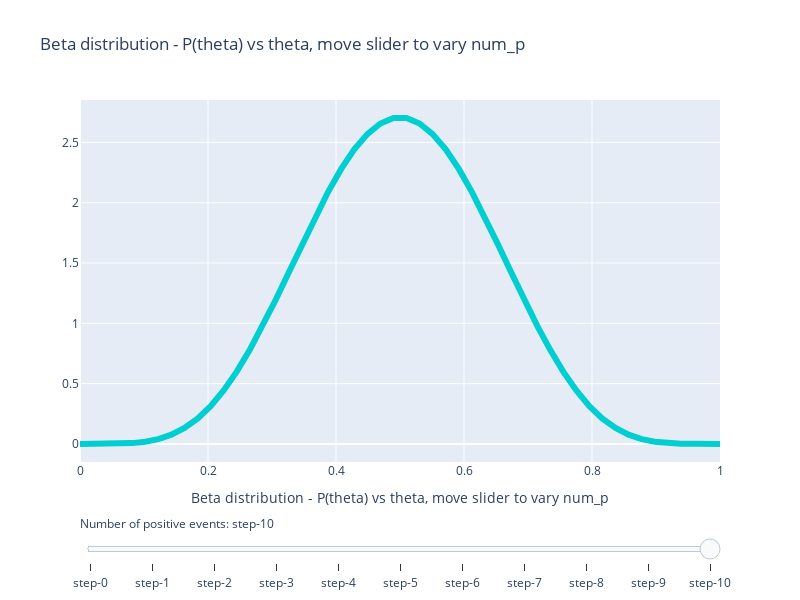

Notebook source saved alongside this figure:
### Markdown cell above
## Beta distribution is the conjugate prior of a binomial distribution. This means that the posterior, computed from a likelihood function that has a binomial form,  will have a beta disrtribution. This posterior can be analytically computed when a uniform prior is used for p(theta) as beta(alpha, beta) where
## alpha corresponds to num_p + 1 = number of positive + 1
## beta corresponds to total - num_p + 1 = number of negative + 1
## alpha and beta are pseudo, counts
## alpha = 1 and beta = 1 gives you a uniform distribution

### Code cell
def beta_vector(num_p, args):
    alpha = num_p + 1
    beta = args['total'] - num_p + 1
    theta_range_steps = args['theta_range_steps']
    
    theta =  np.linspace(0,1,theta_range_steps)
    term = gamma(alpha + beta) / ( gamma(alpha) * gamma(beta) )
    p_theta = term * theta**(alpha - 1) * (1 - theta)**(beta - 1)
    return(p_theta)


def beta_vector2(alpha, args):
    beta = args['total'] - num_p + 1
    theta_range_steps = args['theta_range_steps']
    
    theta =  np.linspace(0,1,theta_range_steps)
    term = gamma(alpha + beta) / ( gamma(alpha) * gamma(beta) )
    p_theta = term * theta**(alpha - 1) * (1 - theta)**(beta - 1)
    return(p_theta)


fig = plotter(total=10, theta_range_steps=50, function=beta_vector, 
              function_args={'total':10, 'theta_range_steps': 50},
              plotting_args={'title': 'Beta distribution - P(theta) vs theta, move slider to vary num_p'})
pio.show(fig)
